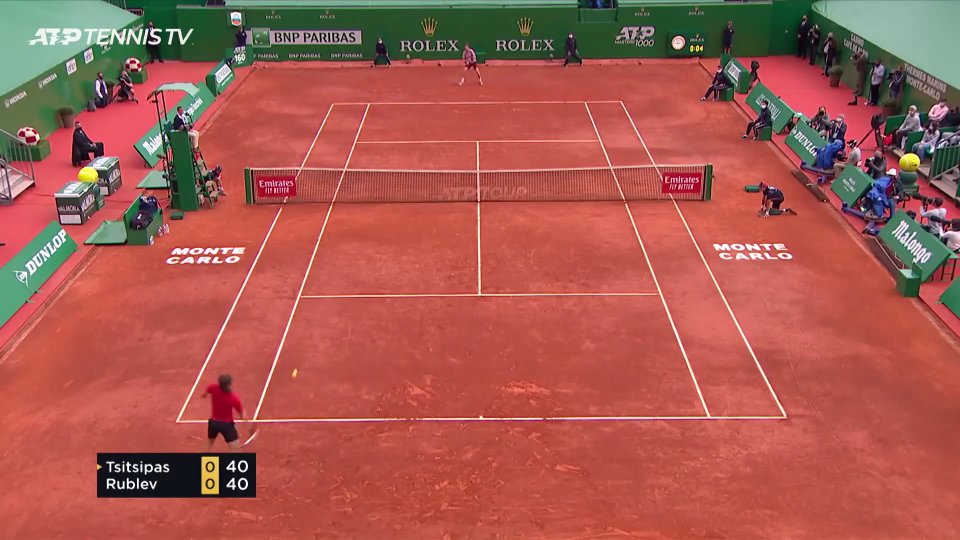
#> input picture frame 16 of video/video_2.mp4, 1920 x 1080 px (shown at 1/2 size)
$ python object_tracking.py
#> lines starting #> are read from the running program, lines starting #| are printed output that depends on the picture
import numpy as np
import cv2

filename = 'video_2'
cap = cv2.VideoCapture('video/'+filename+'.mp4')
fourcc = cv2.VideoWriter_fourcc(*'MP4V')

background_subtractor = cv2.createBackgroundSubtractorKNN()
#Player scores
p1, p2 = 0, 0
if filename == 'video_1':
    down, up = True, False
    out = cv2.VideoWriter('output1.mp4', fourcc, 20.0, (1221,980))
else:
    down, up = False, True
    height = int(cap.get(4))
    out = cv2.VideoWriter('output2.mp4', fourcc, 20.0, (1121,height))


while True:
    ret, frame = cap.read()
#> frame is the input picture: shape (1080, 1920, 3); mean B, G, R 79.5, 89.7, 167.3

    #  Define a Region of interest for each video
    if filename == 'video_1':
        roi = frame[100:, 396:1617]
    else:
        roi = frame[:, 396:1517]
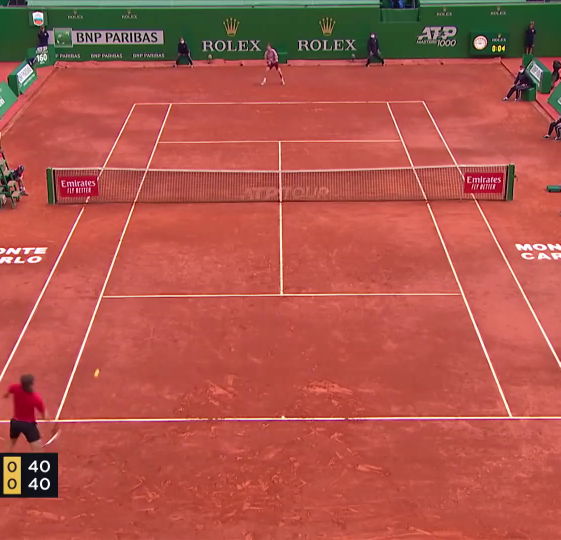
#> roi: shape (1080, 1121, 3) (shown at 1/2 size); mean B, G, R 75.1, 86.3, 175.1

    frame = roi

    #Apply the background subtraction to get the mask
    mask = background_subtractor.apply(roi)
#> mask: shape (1080, 1121); every value is 255

    #Apply a threshold
    _, mask = cv2.threshold(mask, 254, 255, cv2.THRESH_BINARY)

    #Apply Erosion
    kernel1 = np.ones((4,4),np.uint8)
    mask = cv2.erode(mask,kernel1,iterations = 1)

    #Apply Dilation
    kernel2 = np.ones((5,5),np.uint8)
    mask = cv2.dilate(mask,kernel2,iterations = 10)

    # Get contours
    contours, _ = cv2.findContours(mask, cv2.RETR_TREE, cv2.CHAIN_APPROX_SIMPLE)
#> contours = [[[0, 0], [0, 1079], [1120, 1079], [1120, 0]]]

    # cv2.imshow('Frame', mask)

    for cnt in contours:
        # Calculate area and remove small elements
        x, y, w, h = cv2.boundingRect(cnt)
        area = cv2.contourArea(cnt)
        #Filtering for the first video
        if filename== 'video_1':
            if area>1500:
                if (area<3500 and y>100 and x>200):
                    cv2.rectangle(frame, (x, y), (x + w, y + h), (0, 100, 255), 3)
                    if (y>250 and y<1600 and up == True):
                        up = False
                        down = True
                        p1= p1+ 1   #count hit
                        cv2.putText(frame, "Hit", (500,500),0,3,(255,10,255),10)
                    elif (y<250 and y>150 and up == False):
                        up = True
                        down = False
                        p2= p2+1    #count hit
                        cv2.putText(frame, "Hit", (500,500),0,3,(255,10,255),10)
                else:
                    x, y, w, h = cv2.boundingRect(cnt)
                    if x>300:
                        if (y>300):
                            cv2.rectangle(frame, (x-20, y-20), (x + w+20, y + h+20), (0, 255, 0), 3)
                        else:
                            cv2.rectangle(frame, (x-20, y-20), (x + w+20, y + h+20), (255, 0, 0), 3)

        #Filtering for the second video
        else:
            if area > 1500 and x>290:
                if area < 2700 and y>100:
                    cv2.rectangle(frame, (x,y), (x+w, y+h), (0,100,255),3)
                    #check for hit
                    if (y>250 and y<1600 and up == True):
                        up=False
                        down=True
                        p1= p1+ 1   #count hit
                        cv2.putText(frame, "Hit", (500,500),0,3,(255,10,255),10)
                    elif (y<250 and y>150 and up == False):
                        up = True
                        down = False
                        p2= p2+1    #count hit
                        cv2.putText(frame, "Hit", (500,500),0,3,(255,10,255),10)
                else:
                    x, y, w, h = cv2.boundingRect(cnt)
                    if x>300:
                        if (y>300):
                            cv2.rectangle(frame, (x-20, y-20), (x + w+20, y + h+20), (0, 255, 0), 3)
                        else:
                            cv2.rectangle(frame, (x-20, y-20), (x + w+20, y + h+20), (255, 0, 0), 3)
#> this loop made 1 pass
#> (cnt, area) on pass 1: ([[0, 0], [0, 1079], [1120, 1079], [1120, 0]], 1208480)
#> after the loop, down = False; p1 = 0; p2 = 0; up = True

    cv2.putText(frame, "Player1: "+str(p1), (800, 50), 0, 1, (255,0,0), 4)
    cv2.putText(frame, "Player2: "+str(p2), (800, 100), 0, 1, (0,255,0), 4)
    cv2.putText(frame, "Player1", (200, 120), 0, 1, (255,0,0), 4)
    cv2.putText(frame, "Player2", (200, 850), 0, 1, (0,255,0), 4)
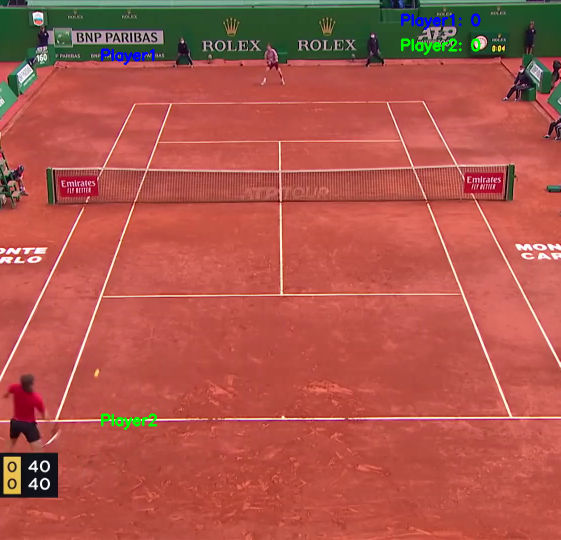
#> frame: shape (1080, 1121, 3) (shown at 1/2 size); mean B, G, R 75.4, 86.5, 174.6

    out.write(frame)
    cv2.imshow('Frame', frame)
    if cv2.waitKey(1) == ord('q'):
#> (key q is pressed here)
        break
cap.release()
cv2.destroyAllWindows()

$ run again, starting later in the video
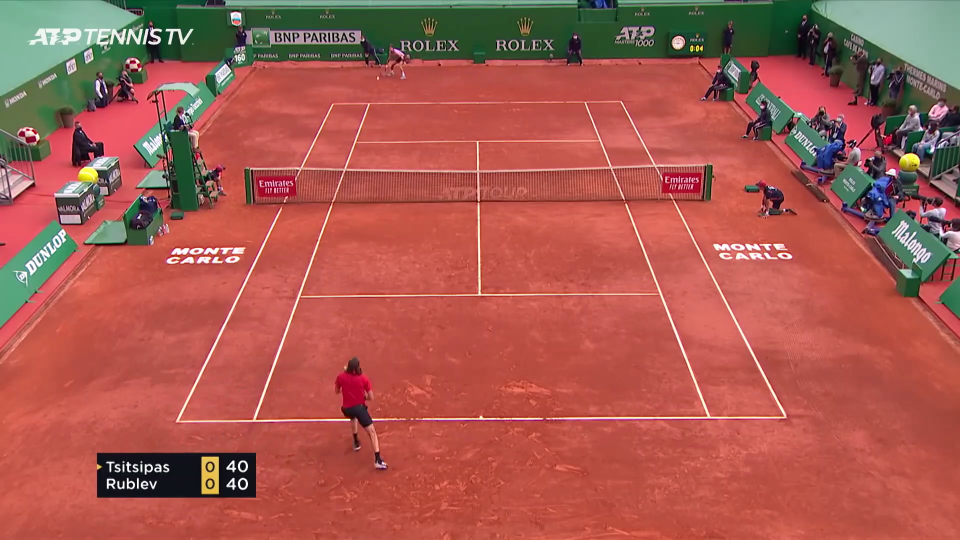
#> input picture frame 75 of video/video_2.mp4, 1920 x 1080 px (shown at 1/2 size)
#> frame is the input picture: shape (1080, 1920, 3); mean B, G, R 79.6, 89.8, 167.4
#> `roi = frame[:, 396:1517]`:
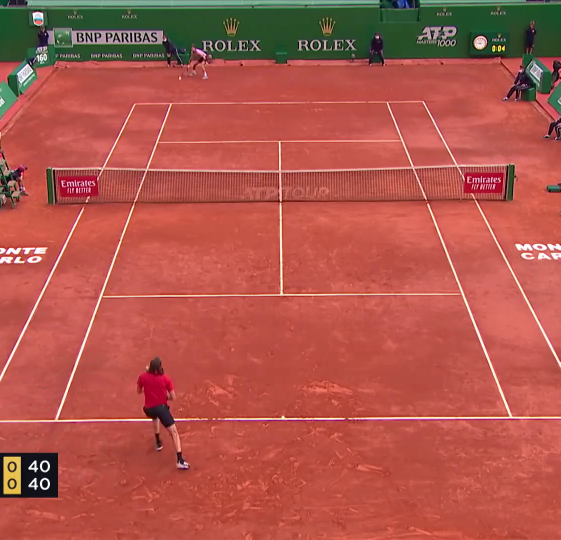
#> roi: shape (1080, 1121, 3) (shown at 1/2 size); mean B, G, R 75.2, 86.4, 175.2
#> mask: shape (1080, 1121); every value is 255
#> contours = [[[0, 0], [0, 1079], [1120, 1079], [1120, 0]]]
#> the loop `for cnt in contours:` made 1 pass
#> (cnt, area) on pass 1: ([[0, 0], [0, 1079], [1120, 1079], [1120, 0]], 1208480)
#> after the loop `for cnt in contours:`: down = False; p1 = 0; up = True
#> `cv2.putText(frame, "Player2", (200, 850), 0, 1, (0,255,0), 4)`:
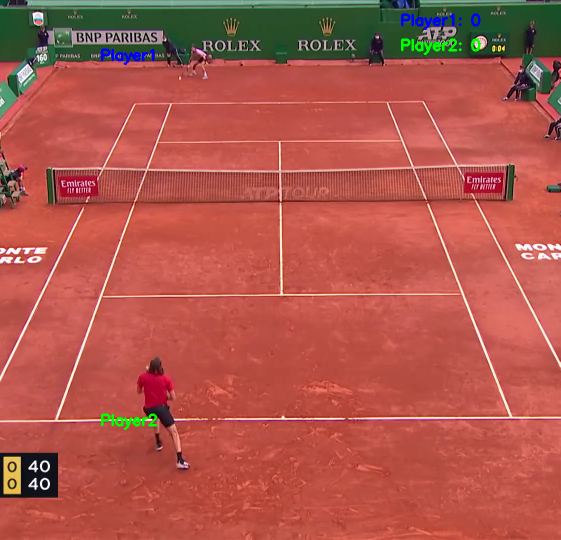
#> frame: shape (1080, 1121, 3) (shown at 1/2 size); mean B, G, R 75.5, 86.6, 174.8

$ run again, starting later in the video
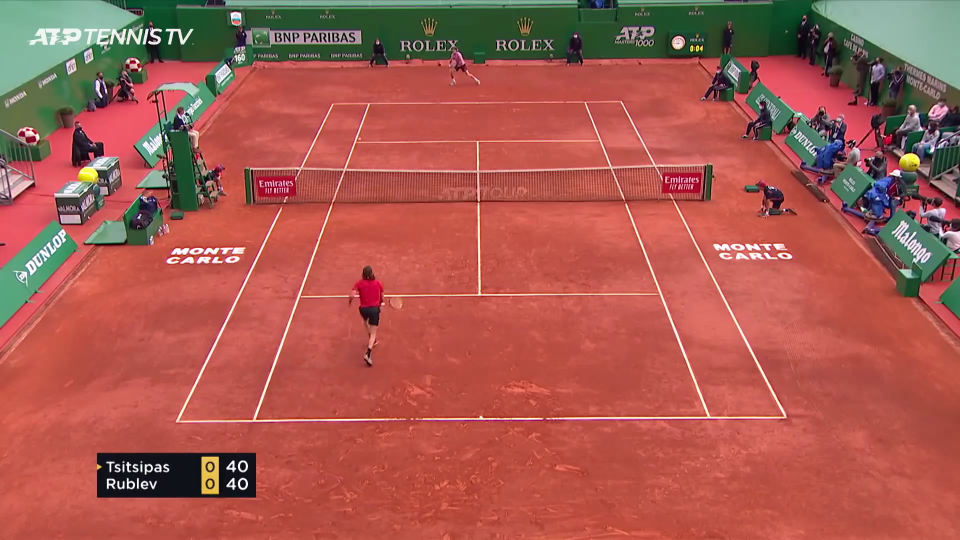
#> input picture frame 134 of video/video_2.mp4, 1920 x 1080 px (shown at 1/2 size)
#> frame is the input picture: shape (1080, 1920, 3); mean B, G, R 79.6, 89.8, 167.6
#> `roi = frame[:, 396:1517]`:
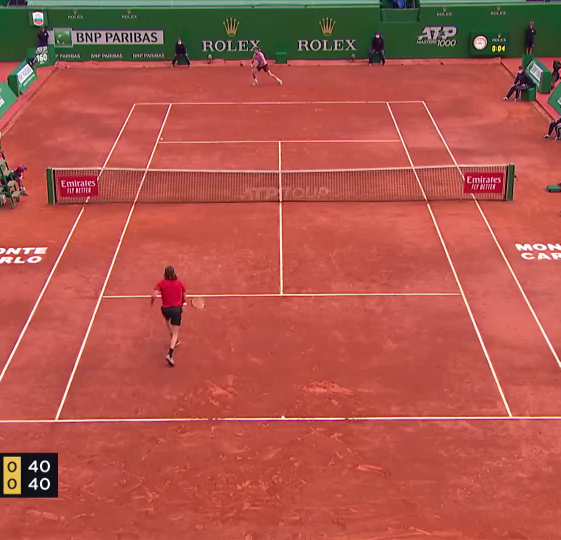
#> roi: shape (1080, 1121, 3) (shown at 1/2 size); mean B, G, R 75.2, 86.4, 175.5
#> mask: shape (1080, 1121); every value is 255
#> contours = [[[0, 0], [0, 1079], [1120, 1079], [1120, 0]]]
#> the loop `for cnt in contours:` made 1 pass
#> (cnt, area) on pass 1: ([[0, 0], [0, 1079], [1120, 1079], [1120, 0]], 1208480)
#> after the loop `for cnt in contours:`: down = False; p1 = 0; up = True
#> `cv2.putText(frame, "Player2", (200, 850), 0, 1, (0,255,0), 4)`:
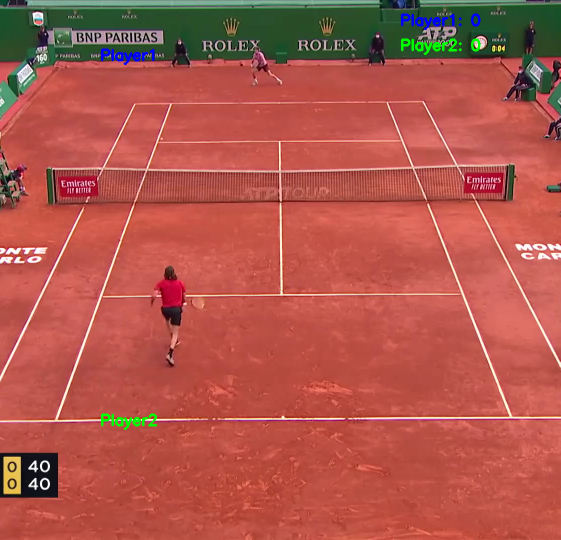
#> frame: shape (1080, 1121, 3) (shown at 1/2 size); mean B, G, R 75.5, 86.7, 175
